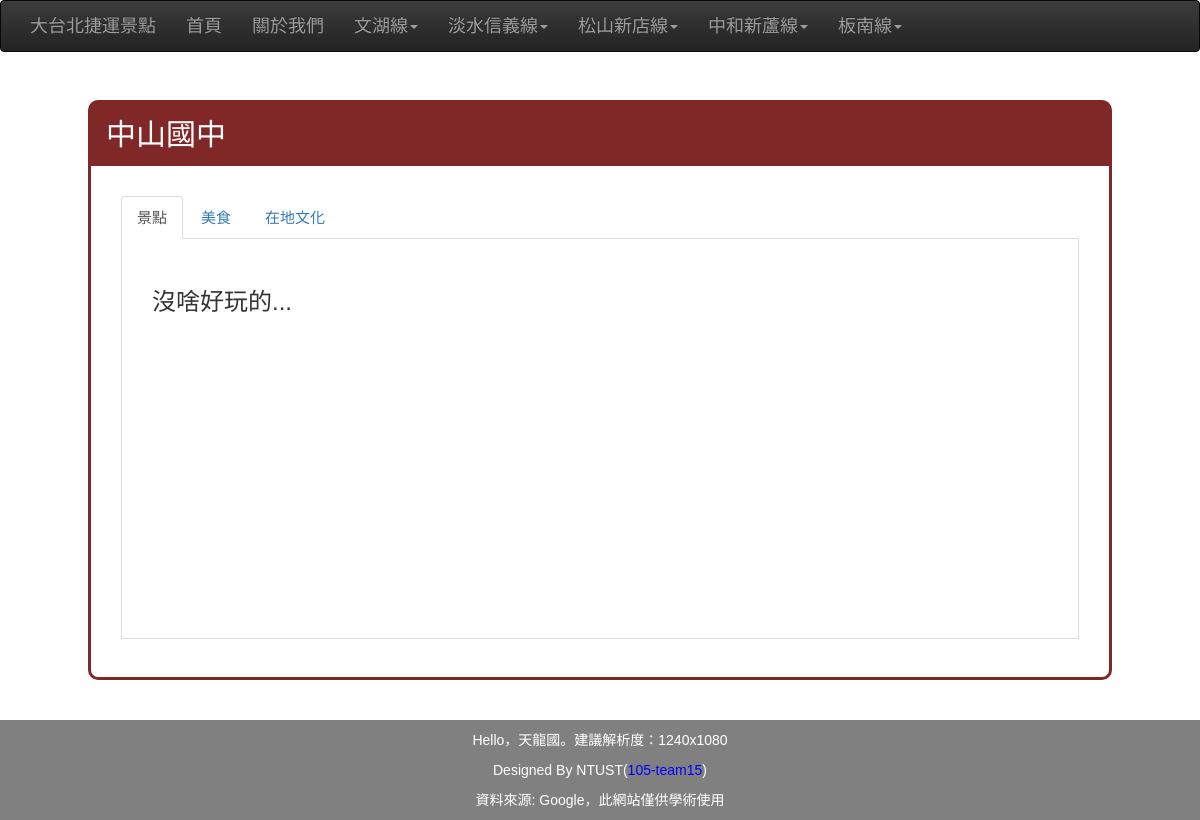
Page /MRT/中山國中 on the committed database.
### MRTapps/models.py (models this page shows, shortened)
class MRTLines(models.Model):
    line_name = models.CharField(max_length=10)
    def __str__(self):
        return self.line_name

class MRTStops(models.Model):
    stop_line = models.ManyToManyField(MRTLines)
    stop_name = models.CharField(max_length=10)

### MRTapps/views.py (called while the page is built)
def MRT(request, stopName):
    COLOR = {
        '文湖線': '#802727',
        '淡水信義線': '#ce0606',
        '松山新店線': 'green',
        '中和新蘆線': '#bfbf3d',
        '板南線': '#3434c5',
    }
    views = []
    foods = []
    images = []
    stop = MRTStops.objects.get(stop_name = stopName)
    line = stop.stop_line.all()[0]
    all_hot_spot = stop.hotspot_set.all()
    for spot in all_hot_spot :
        images = spot.spot_img_source.split(',')
        if spot.spot_type == '景點':
            views.append([spot, images])
        elif spot.spot_type == '美食':
            foods.append([spot, images])
    return render_to_response('MRT.html', {'stop': stopName, 'views': views, 'foods': foods, 'color': COLOR[str(line)], 'lines': MRTLines.objects.all()})

### templates/MRT.html (shortened to what this page needs)
 <!DOCTYPE html>
 <html lang="en">
 {% load staticfiles %}
     <head>
        <link href="{% static 'dist/css/bootstrap.min.css' %}" rel="stylesheet">
        <link href="{% static 'dist/css/bootstrap-theme.min.css' %}" rel="stylesheet">
        <link href="{% static 'dist/css/mrt.css' %}" rel="stylesheet">
        <link href="{% static 'dist/css/wrapper.css' %}" rel="stylesheet">
    </head>
    <body role="content" >
        <div id="id_wrapper">
            <div id="id_header">
                <nav class="navbar navbar-inverse topmenu">
                    <div class="container">
                        <div class="navbar-header">
                            <a class="navbar-brand" href="{% url 'home' %}">大台北捷運景點</a>
                        </div>
                        <div class="navbar-collapse collapse">
                            <ul class="nav navbar-nav">
                                <li><a href="{% url 'home' %}">首頁</a></li>
                                <li><a href="{% url 'about' %}">關於我們</a></li>
                                {% for d_line in lines %}
                                <li class="dropdown">
                                    <a href="#" class="dropdown-toggle" data-toggle="dropdown" role="button" aria-expanded="false">
                                        {{ d_line.line_name }}<span class="caret"></span>
                                    </a>
                                </li>
                                {% endfor %}
                            </ul>
                        </div>
                    </div>
                </nav>
            </div>
            <div id="id_content" style="padding:40px">
                <div class="center">
    　              <div class="border_content" style="border-color: {{ color }};">
                        <h2 class="mrt_station" style="background-color: {{ color }};">{{ stop }}</h2>
                        <div class="tab">
                            <ul class="nav nav-tabs" role="tablist">
                                <li role="presentation" class="active"><a href="#view" aria-controls="view" role="tab" data-toggle="tab">景點</a></li>
                                <li role="presentation"><a href="#food" aria-controls="food" role="tab" data-toggle="tab">美食</a></li>
                                <li role="presentation"><a href="#culture" aria-controls="culture" role="tab" data-toggle="tab">在地文化</a></li>
                            </ul>
                            <div class="tab-content tabpanel">
                                <div role="tabpanel" class="tab-pane fade in active" id="view">
                                    {% if views %}
                                    {% for HS in views %}
                                    <table>
                                        <tr><td>
                                            <h3>{{ HS.0.spot_name }}</h3>
                                            <blockquote>
                                                {{ HS.0.spot_commit }}
                                            </blockquote>
                                        </td></tr>
                                        <tr><td>
                                            {% for img in HS.1 %}
                                            <div class="img">
                                                <a target="_blank" href="{% static '' %}hot_spot_imgs/{{ stop }}/{{ HS.0.spot_type }}/{{ HS.0.spot_name }}/image/{{ img }}">
                                                    <img src="{% static '' %}hot_spot_imgs/{{ stop }}/{{ HS.0.spot_type }}/{{ HS.0.spot_name }}/image/{{ img }}" alt="Trolltunga Norway" width="300" height="200">
                                                </a>
                                            </div>
                                            {% endfor %}
                                        </td></tr>
                                    </table>
                                    <hr>
                                    {% endfor %}
                                    {% else %}
                                    <h3>沒啥好玩的...</h3>
                                    {% endif %}
                                </div>
                            </div>
                        </div>
                    </div>
                </div>
            </div>
            <footer id="id_footer" >
                <div class="contentner text-center" >
                    <p style="color:white">Hello，天龍國。建議解析度：1240x1080</p>
                    <p style="color:white">Designed By NTUST(<a href="about" style="color:blue">105-team15</a>)</p>
                    <p style="color:white">資料來源: Google，此網站僅供學術使用</p>
                </div>
            </footer>
        </div>
    </body>
</html>

### rows in the picture
MRTLines: line_name "文湖線"
MRTLines: line_name "淡水信義線"
MRTLines: line_name "松山新店線"
MRTLines: line_name "中和新蘆線"
MRTLines: line_name "板南線"
MRTStops: stop_name "中山國中"
